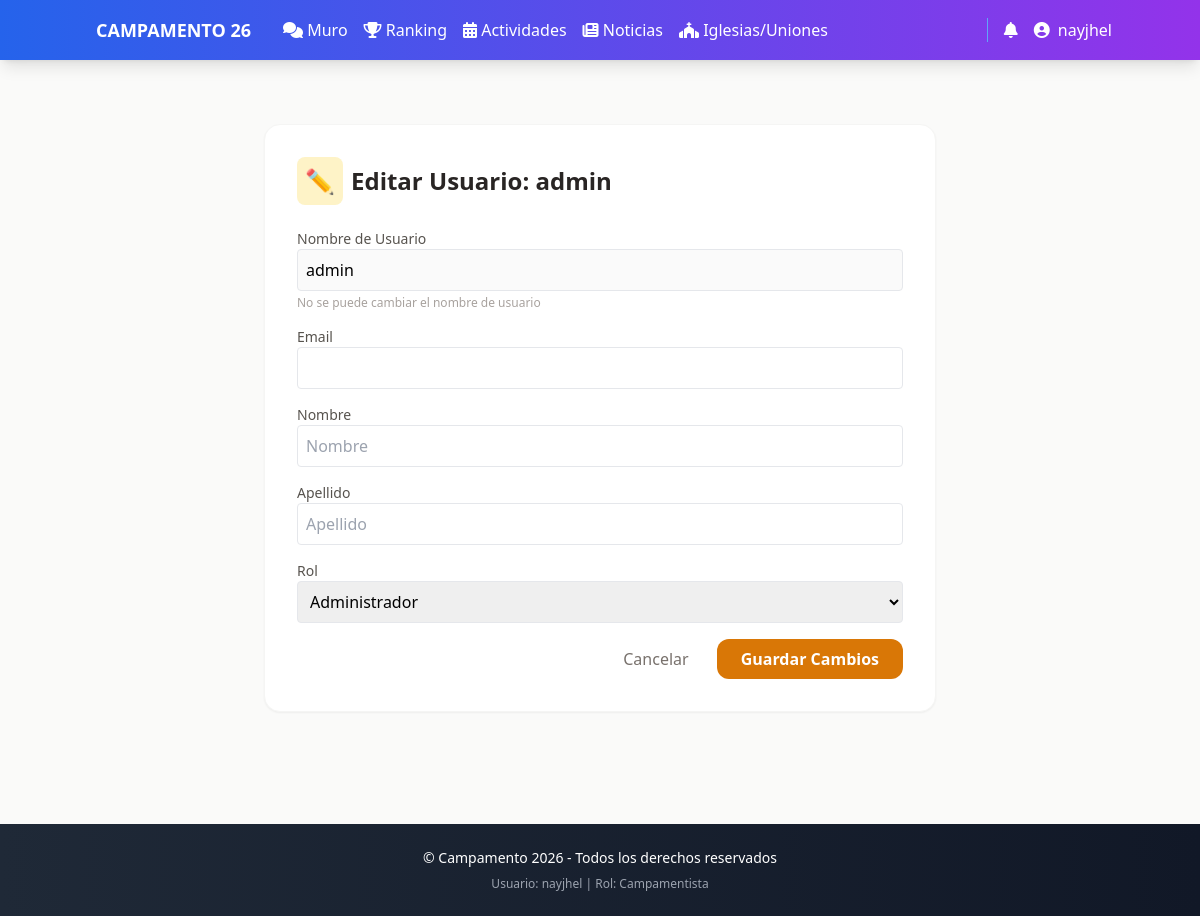
Page /usuarios/2/editar/ (signed in) on the committed database.
### principal/models.py (models this page shows)
class Usuario(AbstractUser):
    ROLES = (
        ('admin', 'Administrador'),
        ('director', 'Director'),
        ('lider', 'Líder'),
        ('inscripcion', 'Inscripción'),
        ('campamentista', 'Campamentista'),
        ('pastor', 'Pastor'),
    )
    rol = models.CharField(max_length=15, choices=ROLES, default='campamentista')

### principal/views.py (the view)
# urls.py: path('usuarios/<int:usuario_id>/editar/', views.editar_usuario, name='editar_usuario'),
def editar_usuario(request, usuario_id):
    usuario = get_object_or_404(Usuario, id=usuario_id)
    if request.method == 'POST':
        form = UsuarioEditarForm(request.POST, instance=usuario)
        if form.is_valid():
            form.save()
            messages.success(request, f'Usuario {usuario.username} actualizado correctamente.')
            return redirect('listar_usuarios')
    else:
        form = UsuarioEditarForm(instance=usuario)
    return render(request, 'principal/usuario_editar.html', {'form': form, 'usuario': usuario})

### principal/forms.py
class UsuarioEditarForm(forms.ModelForm):
    class Meta:
        model = Usuario
        fields = ['email', 'rol', 'first_name', 'last_name']
        widgets = {
            'email': forms.EmailInput(attrs={'class': 'w-full p-2 border rounded'}),
            'rol': forms.Select(attrs={'class': 'w-full p-2 border rounded'}),
            'first_name': forms.TextInput(attrs={'class': 'w-full p-2 border rounded', 'placeholder': 'Nombre'}),
            'last_name': forms.TextInput(attrs={'class': 'w-full p-2 border rounded', 'placeholder': 'Apellido'}),
        }

### principal/templates/principal/usuario_editar.html (shortened to what this page needs)
{% extends 'principal/base.html' %}
{% block content %}
<div class="max-w-2xl mx-auto my-10 bg-white p-8 rounded-2xl shadow-sm border border-stone-100">
    <h2 class="text-2xl font-bold text-stone-800 mb-6 flex items-center gap-2">
        <span class="p-2 bg-amber-100 text-amber-600 rounded-lg">✏️</span>
        Editar Usuario: {{ usuario.username }}
    </h2>
    <form method="post" class="space-y-4">
        <div>
            <label class="block text-sm font-medium text-stone-600">Nombre de Usuario</label>
            <input type="text" class="w-full p-2 border rounded" value="{{ usuario.username }}" disabled />
            <p class="text-xs text-stone-400 mt-1">No se puede cambiar el nombre de usuario</p>
        </div>
        <div>
            <label class="block text-sm font-medium text-stone-600">Email</label>
            {{ form.email }}
        </div>
        <div>
            <label class="block text-sm font-medium text-stone-600">Nombre</label>
            {{ form.first_name }}
        </div>
        <div>
            <label class="block text-sm font-medium text-stone-600">Apellido</label>
            {{ form.last_name }}
        </div>
        <div>
            <label class="block text-sm font-medium text-stone-600">Rol</label>
            {{ form.rol }}
        </div>
        <div class="flex justify-end gap-3 mt-8">
            <a href="{% url 'listar_usuarios' %}" class="px-4 py-2 text-stone-500 hover:text-stone-700">Cancelar</a>
            <button type="submit" class="bg-amber-600 text-white px-6 py-2 rounded-xl font-bold hover:bg-amber-700">
                Guardar Cambios
            </button>
        </div>
    </form>
</div>
{% endblock %}

### principal/templates/principal/base.html (shortened to what this page needs)
<!DOCTYPE html>
{% load static %}
<html lang="es">
<head>
    <script src="https://cdn.tailwindcss.com"></script>
    <link rel="stylesheet" href="https://cdnjs.cloudflare.com/ajax/libs/font-awesome/6.4.0/css/all.min.css">
</head>
<body class="bg-stone-50 font-sans">
    <nav class="bg-gradient-to-r from-blue-600 to-purple-600 p-4 text-white shadow-lg" role="navigation" aria-label="Principal">
        <div class="container mx-auto flex justify-between items-center">
            <a href="{% if user.is_authenticated %}{% url 'dashboard' %}{% else %}{% url 'login' %}{% endif %}" class="font-bold text-lg flex items-center gap-2">
                CAMPAMENTO 26
            </a>
            <div class="flex-1 ml-8">
                <div class="space-x-4 flex items-center">
                    {% if user.is_authenticated %}
                        <a href="{% url 'muro' %}" class="hover:text-blue-100 transition" title="Red Social">
                            <i class="fas fa-comments"></i> Muro
                        </a>
                        <a href="{% url 'ranking' %}" class="hover:text-blue-100 transition" title="Ranking de Puntos">
                            <i class="fas fa-trophy"></i> Ranking
                        </a>
                        <a href="{% url 'listar_actividades' %}" class="hover:text-blue-100 transition" title="Cronograma de Actividades">
                            <i class="fas fa-calendar-alt"></i> Actividades
                        </a>
                        <a href="{% url 'listar_noticias' %}" class="hover:text-blue-100 transition" title="Noticias del Campamento">
                            <i class="fas fa-newspaper"></i> Noticias
                        </a>
                        <a href="{% url 'gestionar_iglesias_uniones' %}" class="hover:text-blue-100 transition" title="Gestión de Iglesias y Uniones">
    <i class="fas fa-church"></i> Iglesias/Uniones
</a>
                    {% endif %}
                </div>
            </div>
            <div class="flex items-center gap-4 border-l border-blue-400 pl-4">
                {% if user.is_authenticated %}
                    <a href="{% url 'listar_notificaciones' %}" class="hover:text-blue-100 transition relative" title="Notificaciones">
                        <i class="fas fa-bell"></i>
                    </a>
                    <div class="dropdown relative group">
                        <button class="hover:text-blue-100 transition flex items-center gap-2">
                            <i class="fas fa-user-circle"></i>
                            <span>{{ user.first_name|default:user.username }}</span>
                        </button>
                    </div>
                {% else %}
                    <a href="{% url 'login' %}" class="bg-yellow-400 hover:bg-yellow-500 text-gray-900 font-bold py-2 px-4 rounded transition">
                        <i class="fas fa-sign-in-alt mr-2"></i>Iniciar Sesión
                    </a>
                {% endif %}
            </div>
        </div>
    </nav>
    <main id="main" role="main" class="container mx-auto py-6">
        {% block content %}{% endblock %}
    </main>
    <footer class="bg-gradient-to-r from-gray-800 to-gray-900 text-white text-sm p-6 mt-12">
        <div class="container mx-auto text-center">
            <p>&copy; Campamento 2026 - Todos los derechos reservados</p>
            {% if user.is_authenticated %}
                <p class="text-xs text-gray-400 mt-2">Usuario: {{ user.username }} | Rol: {{ user.get_rol_display|default:user.rol }}</p>
            {% endif %}
        </div>
    </footer>
</body>
</html>

### rows in the picture
Usuario: first_name "nayjhel", username "nayjhel", rol "Campamentista"
Usuario: username "admin", rol "Administrador"
